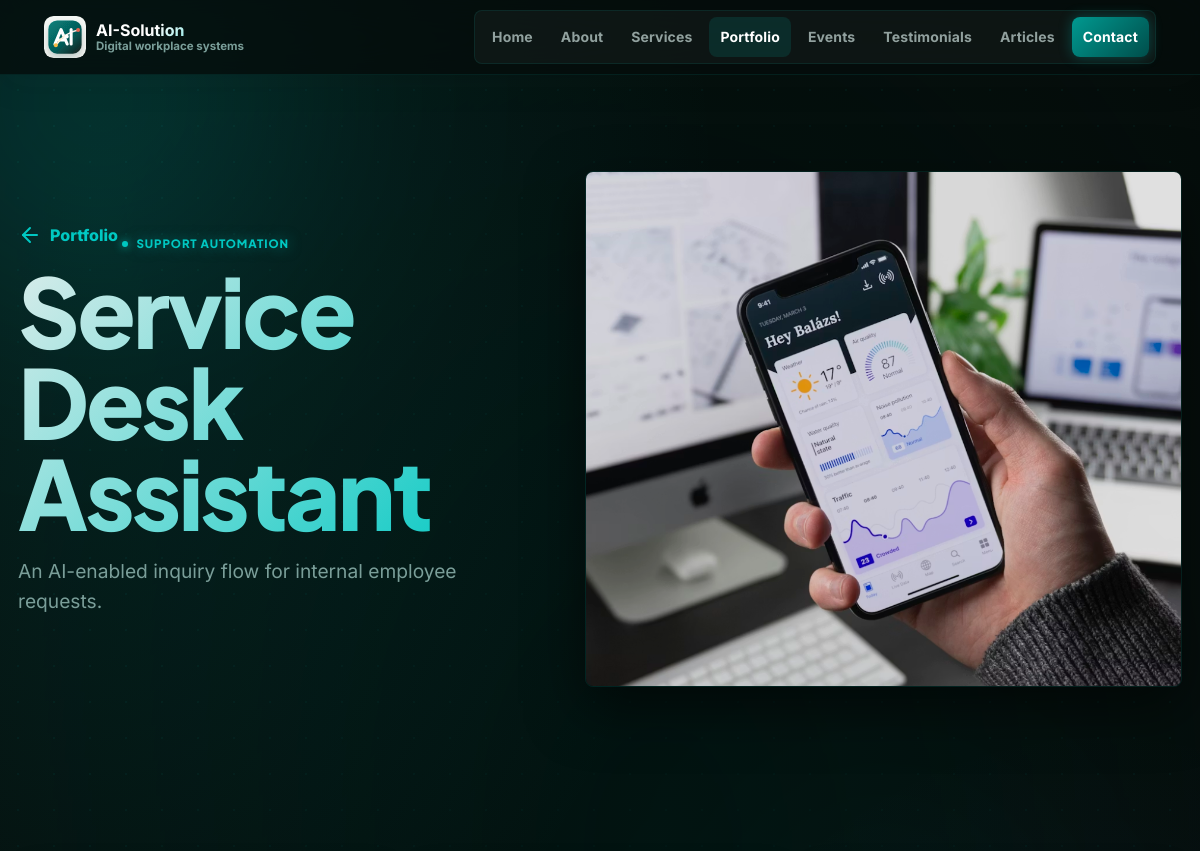
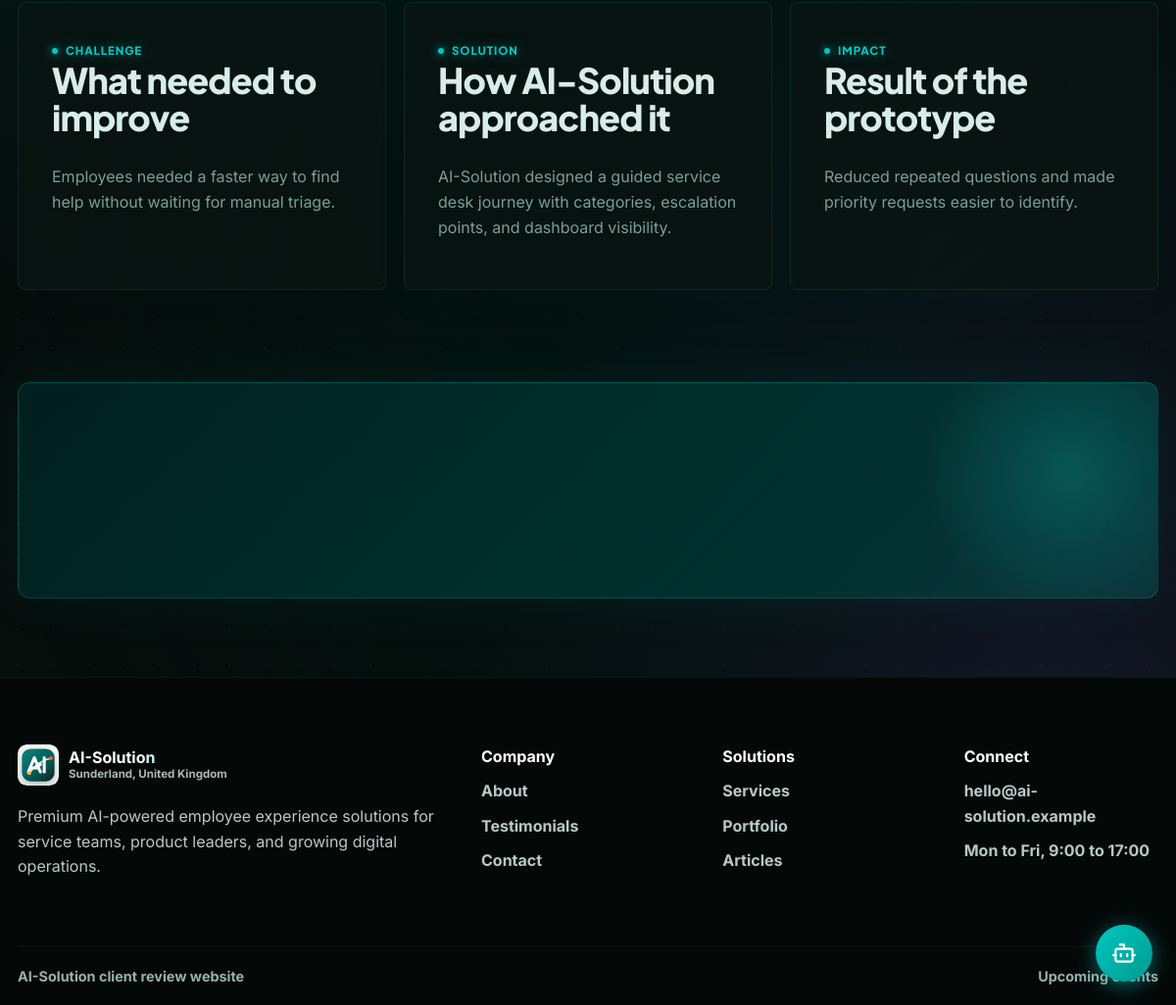
The page /portfolio/service-desk-assistant/ on the database its author committed (2 pictures, top to bottom).
### website/models.py (models this page shows, shortened)
class SiteSetting(models.Model):
    brand_name = models.CharField(max_length=80, default="AI-Solution")
    brand_tagline = models.CharField(
        max_length=120, default="Digital workplace systems"
    )
    footer_summary = models.TextField(
        default="Premium AI-powered employee experience solutions for service teams, product leaders, and growing digital operations."
    )
    location = models.CharField(max_length=160, default="Sunderland, United Kingdom")
    contact_email = models.EmailField(default="hello@ai-solution.example")
    opening_hours = models.CharField(max_length=120, default="Mon to Fri, 9:00 to 17:00")
    home_eyebrow = models.CharField(
        max_length=120, default="AI workplace systems from Sunderland"
    )
    home_title = models.CharField(max_length=140, default="AI-Solution")
    home_summary = models.TextField(
        default="AI-powered employee experience tools for faster answers, smarter service discovery, and measurable customer engagement."
    )
    home_hero_image = models.ImageField(upload_to="site/", blank=True)
    home_feature_eyebrow = models.CharField(
        max_length=120, default="Digital workplace focus"
    )
    home_feature_title = models.CharField(
        max_length=180,
        default="Built around customer inquiry, service clarity, and admin insight.",
    )
    operating_eyebrow = models.CharField(max_length=120, default="Operating focus")
    operating_title = models.CharField(
        max_length=180,
        default="One connected experience for prospects, customers, and internal teams.",
    )
    operating_summary = models.TextField(
        default="Service information, customer inquiries, demo interest, events, portfolio evidence, and content insights are brought together through a clean web experience."
    )
    operating_image = models.ImageField(upload_to="site/", blank=True)
    cta_eyebrow = models.CharField(max_length=120, default="Ready for client review")
    cta_title = models.CharField(
        max_length=180, default="Book a demo or send an inquiry through the website flow."
    )
    cta_button_text = models.CharField(max_length=80, default="Contact AI-Solution")
    home_services_eyebrow = models.CharField(max_length=120, default="Services preview")
    home_services_title = models.CharField(
        max_length=180, default="Practical AI services for growing teams."
    )
    testimonial_eyebrow = models.CharField(max_length=120, default="Client confidence")
    testimonial_title = models.CharField(
        max_length=180,
        default="Trusted for clear prototypes, polished service journeys, and admin insight.",
    )
    testimonial_summary = models.TextField(
        default="AI-Solution focuses on practical outcomes: easier inquiry handling, stronger customer education, and dashboards that help teams understand demand."
    )
    class Meta:
        verbose_name = "site setting"
        verbose_name_plural = "site settings"

class PublishableModel(models.Model):
    is_published = models.BooleanField(default=True)
    sort_order = models.PositiveIntegerField(default=0)
    created_at = models.DateTimeField(auto_now_add=True)
    updated_at = models.DateTimeField(auto_now=True)
    class Meta:
        abstract = True
        ordering = ["sort_order", "title"]

class PortfolioItem(PublishableModel):
    slug = models.SlugField(unique=True)
    category = models.CharField(max_length=120)
    title = models.CharField(max_length=160)
    summary = models.TextField()
    image = models.ImageField(upload_to="portfolio/", blank=True)
    challenge = models.TextField()
    solution = models.TextField()
    impact = models.TextField()
    class Meta:
        ordering = ["sort_order", "title"]
        verbose_name = "portfolio item"
        verbose_name_plural = "portfolio items"

### website/views.py (the view)
# urls.py: path("portfolio/<slug:slug>/", views.portfolio_detail, name="portfolio_detail"),
def portfolio_detail(request, slug):
    item = get_object_or_404(
        published(PortfolioItem).prefetch_related("technologies"),
        slug=slug,
    )
    return render(
        request,
        "website/portfolio_detail.html",
        {"active_page": "portfolio", "item": item},
    )

### website/context_processors.py (called while the page is built)
def site_settings(request):
    try:
        settings = SiteSetting.objects.first() or DEFAULT_SITE_SETTINGS
    except (OperationalError, ProgrammingError):
        settings = DEFAULT_SITE_SETTINGS
    return {"site_settings": settings}

def admin_dashboard(request):
    if request.path.rstrip("/") != "/admin":
        return {}
    try:
        data = build_admin_dashboard()
    except (OperationalError, ProgrammingError):
        data = empty_admin_dashboard()
    return {"admin_dashboard": data}

### website/views.py (called while the page is built)
def published(model):
    try:
        return model.objects.filter(is_published=True)
    except (OperationalError, ProgrammingError):
        return model.objects.none()

### website/templates/website/portfolio_detail.html (shortened to what this page needs)
{% extends "website/base.html" %}
{% block content %}
<section class="detail-hero">
  <div class="detail-copy">
    <a class="back-link" href="{% url 'website:portfolio' %}"><i data-lucide="arrow-left"></i>Portfolio</a>
    <span class="eyebrow">{{ item.category }}</span>
    <h1>{{ item.title }}</h1>
    <p>{{ item.summary }}</p>
  </div>
  {% if item.image %}<img src="{{ item.image.url }}" alt="{{ item.title }}">{% endif %}
</section>
<section class="section case-study-grid">
  <article class="detail-block">
    <span class="eyebrow">Challenge</span>
    <h2>What needed to improve</h2>
    <p>{{ item.challenge }}</p>
  </article>
  <article class="detail-block">
    <span class="eyebrow">Solution</span>
    <h2>How {{ site_settings.brand_name }} approached it</h2>
    <p>{{ item.solution }}</p>
  </article>
  <article class="detail-block">
    <span class="eyebrow">Impact</span>
    <h2>Result of the prototype</h2>
    <p>{{ item.impact }}</p>
  </article>
</section>
<section class="section callout-band">
</section>
{% endblock %}

### website/templates/website/base.html (shortened to what this page needs)
{% load static %}
<!DOCTYPE html>
<html lang="en">
<head>
  <link rel="stylesheet" href="{% static 'css/styles.css' %}">
</head>
<body>
  <div class="ai-background" aria-hidden="true">
    <div class="ai-orb ai-orb-1"></div>
    <div class="ai-orb ai-orb-3"></div>
  </div>
  <header class="site-header" data-header>
    <div class="header-inner">
      <a class="brand" href="{% url 'website:home' %}" aria-label="{{ site_settings.brand_name }} home">
        <img class="brand-mark" src="{% static 'img/logo-mark.svg' %}" alt="" width="42" height="42">
        <span class="brand-copy"><strong>{{ site_settings.brand_name }}</strong><small>{{ site_settings.brand_tagline }}</small></span>
      </a>
      <nav class="site-nav" data-nav>
        <a class="{% if active_page == 'home' %}active{% endif %}" href="{% url 'website:home' %}">Home</a>
        <a class="{% if active_page == 'about' %}active{% endif %}" href="{% url 'website:about' %}">About</a>
        <a class="{% if active_page == 'services' %}active{% endif %}" href="{% url 'website:services' %}">Services</a>
        <a class="{% if active_page == 'portfolio' %}active{% endif %}" href="{% url 'website:portfolio' %}">Portfolio</a>
        <a class="{% if active_page == 'events' %}active{% endif %}" href="{% url 'website:events' %}">Events</a>
        <a class="{% if active_page == 'testimonials' %}active{% endif %}" href="{% url 'website:testimonials' %}">Testimonials</a>
        <a class="{% if active_page == 'articles' %}active{% endif %}" href="{% url 'website:articles' %}">Articles</a>
        <a class="nav-admin {% if active_page == 'contact' %}active{% endif %}" href="{% url 'website:contact' %}">Contact</a>
      </nav>
    </div>
  </header>
  <main>
    {% block content %}{% endblock %}
  </main>
  <footer class="site-footer">
    <div class="footer-grid">
      <div class="footer-company">
        <a class="brand footer-brand" href="{% url 'website:home' %}">
          <img class="brand-mark" src="{% static 'img/logo-mark.svg' %}" alt="" width="42" height="42">
          <span class="brand-copy"><strong>{{ site_settings.brand_name }}</strong><small>{{ site_settings.location }}</small></span>
        </a>
        <p>{{ site_settings.footer_summary }}</p>
      </div>
      <div class="footer-column">
        <strong>Company</strong>
        <a href="{% url 'website:about' %}">About</a>
        <a href="{% url 'website:testimonials' %}">Testimonials</a>
        <a href="{% url 'website:contact' %}">Contact</a>
      </div>
      <div class="footer-column">
        <strong>Solutions</strong>
        <a href="{% url 'website:services' %}">Services</a>
        <a href="{% url 'website:portfolio' %}">Portfolio</a>
        <a href="{% url 'website:articles' %}">Articles</a>
      </div>
      <div class="footer-column">
        <strong>Connect</strong>
        <span>{{ site_settings.contact_email }}</span>
        <span>{{ site_settings.opening_hours }}</span>
      </div>
    </div>
    <div class="footer-bottom">
      <span>{{ site_settings.brand_name }} client review website</span>
      <a href="{% url 'website:events' %}">Upcoming events</a>
    </div>
  </footer>
  <div id="cb-wrap">
    <button id="cb-btn" aria-label="Open AI chat assistant" title="Ask our AI assistant">
    </button>
  </div>
</body>
</html>

### website/templates/website/base.html (style rules this page uses)
#cb-wrap { position: fixed; bottom: 24px; right: 24px; z-index: 9999; font-family: "Inter", Arial, sans-serif; }
#cb-btn { width: 58px; height: 58px; border-radius: 50%; border: none; background: linear-gradient(135deg, #00c8c2, #009990); color: #fff; cursor: pointer; display: flex; align-items: center; justify-content: center; box-shadow: 0 4px 20px rgba(0,200,194,0.5); transition: transform 0.2s, box-shadow 0.2s; margin-left: auto; }

### rows shown on the page
SiteSetting: brand_name "AI-Solution", brand_tagline "Digital workplace systems", location "Sunderland, United Kingdom", footer_summary "Premium AI-powered employee experience solutions for service teams, product leaders, and growing digital operations.", contact_email "hello@ai-solution.example", opening_hours "Mon to Fri, 9:00 to 17:00"
PortfolioItem: category "SUPPORT AUTOMATION", title "Service Desk Assistant", summary "An AI-enabled inquiry flow for internal employee requests.", image (picture), challenge "Employees needed a faster way to find help without waiting for manual triage.", solution "AI-Solution designed a guided service desk journey with categories, escalation points, and dashboard visibility.", impact "Reduced repeated questions and made priority requests easier to identify."
